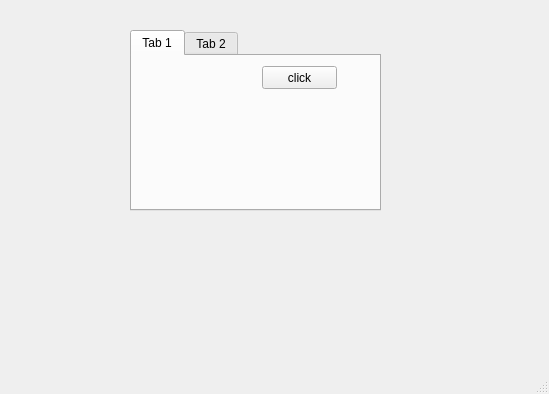
<?xml version="1.0" encoding="UTF-8"?>
<ui version="4.0">
 <class>MainWindow</class>
 <widget class="QMainWindow" name="MainWindow">
  <property name="geometry">
   <rect>
    <x>0</x>
    <y>0</y>
    <width>549</width>
    <height>394</height>
   </rect>
  </property>
  <property name="windowTitle">
   <string>MainWindow</string>
  </property>
  <property name="locale">
   <locale language="English" country="UnitedStates"/>
  </property>
  <widget class="QWidget" name="centralwidget">
   <widget class="QTabWidget" name="tabWidget">
    <property name="geometry">
     <rect>
      <x>130</x>
      <y>30</y>
      <width>251</width>
      <height>181</height>
     </rect>
    </property>
    <property name="currentIndex">
     <number>0</number>
    </property>
    <widget class="QWidget" name="tab">
     <attribute name="title">
      <string>Tab 1</string>
     </attribute>
     <widget class="QPushButton" name="button1">
      <property name="geometry">
       <rect>
        <x>130</x>
        <y>10</y>
        <width>75</width>
        <height>23</height>
       </rect>
      </property>
      <property name="text">
       <string>click</string>
      </property>
     </widget>
    </widget>
    <widget class="QWidget" name="tab_2">
     <attribute name="title">
      <string>Tab 2</string>
     </attribute>
     <widget class="QPushButton" name="button2">
      <property name="geometry">
       <rect>
        <x>150</x>
        <y>30</y>
        <width>75</width>
        <height>23</height>
       </rect>
      </property>
      <property name="text">
       <string>Button2</string>
      </property>
     </widget>
    </widget>
   </widget>
  </widget>
  <widget class="QMenuBar" name="menubar">
   <property name="geometry">
    <rect>
     <x>0</x>
     <y>0</y>
     <width>549</width>
     <height>21</height>
    </rect>
   </property>
  </widget>
  <widget class="QStatusBar" name="statusbar"/>
 </widget>
 <resources/>
 <connections/>
</ui>
